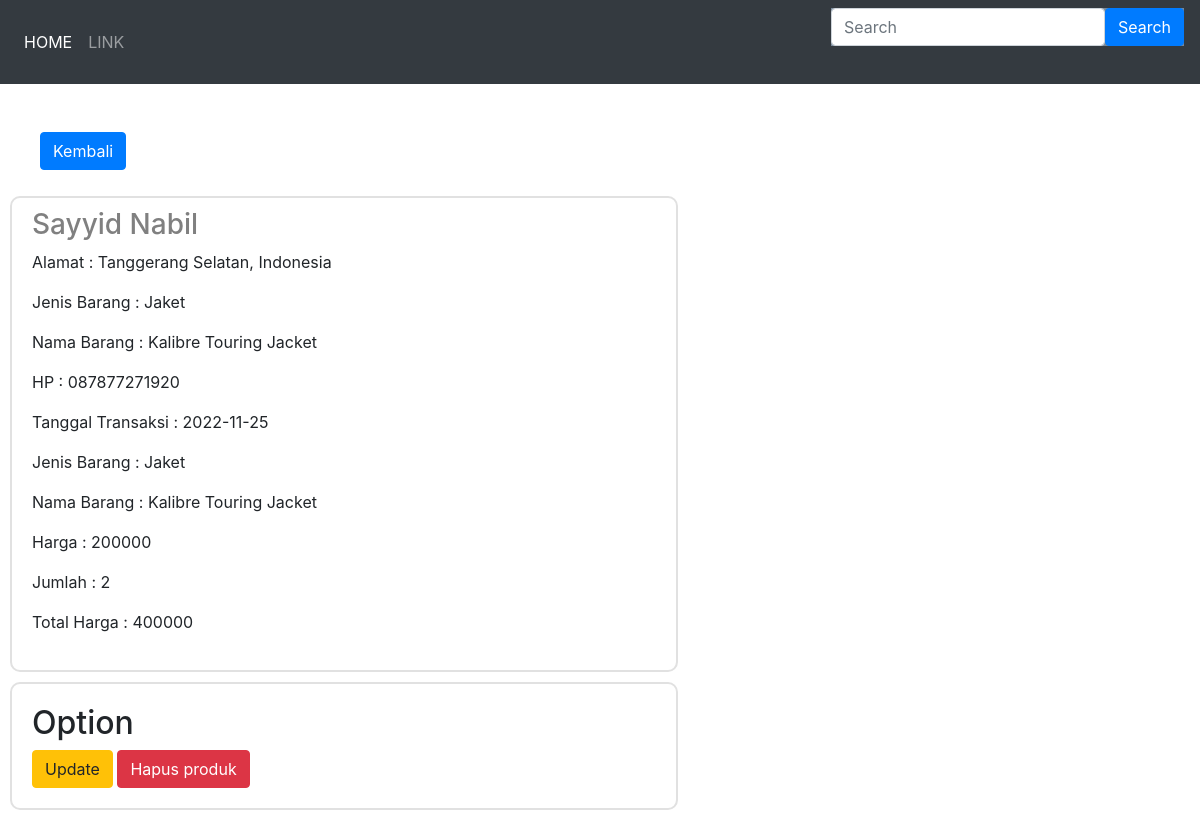
Screenshot of /detail.php?id=2 with the database file from the repository.
### tables this page shows
CREATE TABLE `khalfani` (
  `id_pembeli` int(10) NOT NULL,
  `nama` varchar(30) NOT NULL,
  `alamat` varchar(50) NOT NULL,
  `HP` varchar(20) NOT NULL,
  `Tgl_Transaksi` date NOT NULL,
  `Jenis_Barang` varchar(25) NOT NULL,
  `Nama_Barang` varchar(50) NOT NULL,
  `Jumlah` int(20) NOT NULL,
  `Harga` int(25) NOT NULL
);

### detail.php (the view, shortened to what this page needs)
<?php
require "Config/database.php";
	if($_GET['id'] != null){
		$id = $_GET['id'];
		$script = "SELECT id_pembeli, nama, alamat, HP, Tgl_Transaksi, Jenis_Barang, Nama_Barang, Jumlah,
		Harga, (Jumlah*Harga) AS total FROM khalfani WHERE id_pembeli=$id ";
		$query = mysqli_query($conn, $script);
		$data = mysqli_fetch_array($query);
	}else{
		header("location: read.php");
	}
?>
<!DOCTYPE html>
<html>
<head>
	<link rel="stylesheet" href="https://cdn.jsdelivr.net/npm/bootstrap@4.4.1/dist/css/bootstrap.min.css">
	<link rel="stylesheet" href="Asset/Css/style.css">
</head>
<body>
	<nav class="navbar navbar-expand-lg navbar-dark bg-dark">
		<div class="collapse navbar-collapse" id="navbarTogglerDemo01">
			<ul class="navbar-nav mr-auto mt-2 mt-lg-0">
				<li class="nav-item active">
					<a class="nav-link" href="index.php">HOME <span class="sr-only">(current)</span></a>
				</li>
				<li class="nav-item">
					<a class="nav-link" href="read.php">LINK</a>
				</li>
			</ul>
			<header>
				<form method="get" class="form-inline my-2 my-lg-0">
					<div class="input-group">
						<div class="form-outline">
							<input type="search" name="search" id="form1" placeholder="Search" class="form-control" />
						</div>
						<input type="submit" class="btn btn-primary" value="Search">
					</div>
				</form>
			</header>
		</div>
	</nav>
	<br>
	<br>
	<ul>
		<a href="read.php" type="submit" class="btn btn-primary">Kembali</a>
	</ul>
		<div class="wrapper">
			<div class="row">
				<div class="col-7">
					<div class="box-detail-produk">
						<h3><?= $data['nama'] ?></h3>
						<p> Alamat : <?= $data['alamat'] ?></p>
						<p> Jenis Barang : <?= $data['Jenis_Barang'] ?></p>
						<p> Nama Barang : <?= $data['Nama_Barang'] ?></p>
						<p> HP : <?= $data['HP'] ?></p>
						<p> Tanggal Transaksi : <?= $data['Tgl_Transaksi'] ?></p>
						<p> Jenis Barang : <?= $data['Jenis_Barang'] ?></p>
						<p> Nama Barang : <?= $data['Nama_Barang'] ?></p>
						<p> Harga : <?= $data['Harga'] ?></p>
						<p> Jumlah : <?= $data['Jumlah'] ?></p>
						<p> Total Harga : <?= $data['total'] ?></p>
					</div>
					<div class="box-detail-produk">
					<h2>Option</h2>
					<form method="post">
						<a href="edit.php?id=<?= $data['id_pembeli'] ?>" class="btn btn-warning">Update</a>
						<input type="submit" name="hapus" value="Hapus produk" class="btn btn-danger">
					</form>
				</div>
			</div>
		</div>
	</div>
</body>
</html>

### Asset/Css/style.css (style rules this page uses)
.wrapper { width: 1200px; padding:0 auto; margin: 0 auto; }
header { background-color: #778899; margin-bottom: 30px; }
body { background-color: #FFFFFF; }
header form { margin-top: 10px; }
.box-detail-produk { border: 2px solid #e1e1e1; margin:10px; padding:20px; border-radius: 10px; }
.box-detail-produk h3 { color: grey; margin-top:-10px; }

### rows the page displays
khalfani: nama "Sayyid Nabil", alamat "Tanggerang Selatan, Indonesia", Jenis_Barang "Jaket", Nama_Barang "Kalibre Touring Jacket", HP "087877271920", Tgl_Transaksi "2022-11-25", Harga "200000", Jumlah "2"

### other values shown
$data['total'] "400000"
